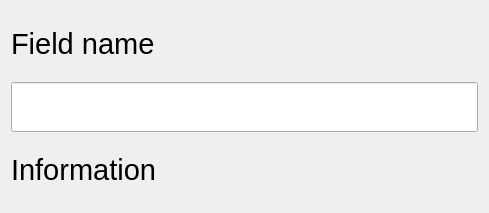
<?xml version="1.0" encoding="UTF-8"?>
<ui version="4.0">
 <class>input_field</class>
 <widget class="QWidget" name="input_field">
  <property name="geometry">
   <rect>
    <x>0</x>
    <y>0</y>
    <width>489</width>
    <height>213</height>
   </rect>
  </property>
  <property name="windowTitle">
   <string>Form</string>
  </property>
  <layout class="QVBoxLayout" name="verticalLayout">
   <item>
    <widget class="QLabel" name="name_label">
     <property name="minimumSize">
      <size>
       <width>0</width>
       <height>0</height>
      </size>
     </property>
     <property name="maximumSize">
      <size>
       <width>16777215</width>
       <height>500</height>
      </size>
     </property>
     <property name="font">
      <font>
       <pointsize>22</pointsize>
      </font>
     </property>
     <property name="text">
      <string>Field name</string>
     </property>
    </widget>
   </item>
   <item>
    <widget class="ValidatedLineEditor" name="input_line_edit">
     <property name="minimumSize">
      <size>
       <width>0</width>
       <height>50</height>
      </size>
     </property>
    </widget>
   </item>
   <item>
    <widget class="QLabel" name="info_label">
     <property name="maximumSize">
      <size>
       <width>16777215</width>
       <height>300</height>
      </size>
     </property>
     <property name="font">
      <font>
       <pointsize>22</pointsize>
      </font>
     </property>
     <property name="text">
      <string>Information</string>
     </property>
    </widget>
   </item>
  </layout>
 </widget>
 <customwidgets>
  <customwidget>
   <class>ValidatedLineEditor</class>
   <extends>QLineEdit</extends>
   <header location="global">validatedlineeditor.h</header>
  </customwidget>
 </customwidgets>
 <resources/>
 <connections/>
</ui>
